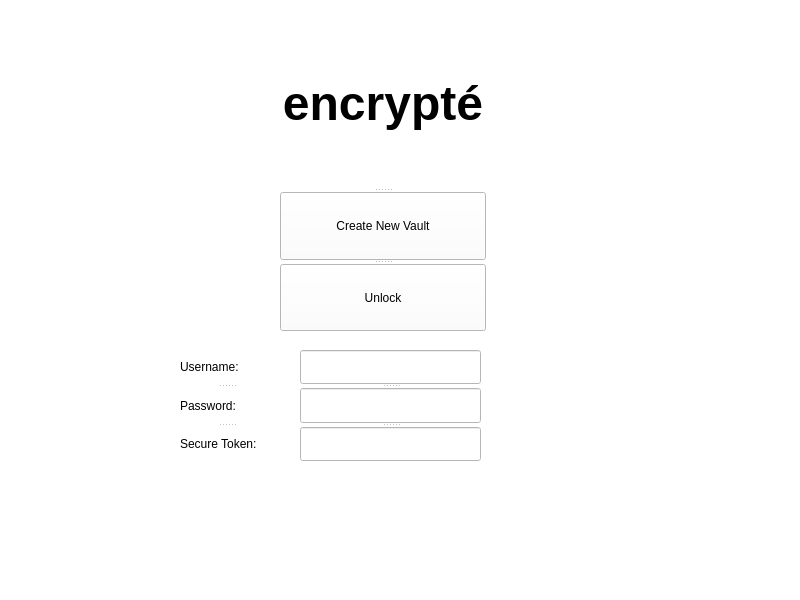
<?xml version="1.0" encoding="UTF-8"?>
<ui version="4.0">
 <class>MainWindow</class>
 <widget class="QMainWindow" name="MainWindow">
  <property name="geometry">
   <rect>
    <x>0</x>
    <y>0</y>
    <width>800</width>
    <height>600</height>
   </rect>
  </property>
  <property name="windowTitle">
   <string>MainWindow</string>
  </property>
  <property name="styleSheet">
   <string notr="true">background-color: rgb(255,255,255)</string>
  </property>
  <widget class="QWidget" name="centralwidget">
   <widget class="QSplitter" name="splitter">
    <property name="geometry">
     <rect>
      <x>180</x>
      <y>350</y>
      <width>93</width>
      <height>111</height>
     </rect>
    </property>
    <property name="orientation">
     <enum>Qt::Vertical</enum>
    </property>
    <widget class="QLabel" name="label">
     <property name="text">
      <string>Username:</string>
     </property>
    </widget>
    <widget class="QLabel" name="label_2">
     <property name="text">
      <string>Password:</string>
     </property>
    </widget>
    <widget class="QLabel" name="label_4">
     <property name="text">
      <string>Secure Token:</string>
     </property>
    </widget>
   </widget>
   <widget class="QSplitter" name="splitter_2">
    <property name="geometry">
     <rect>
      <x>300</x>
      <y>350</y>
      <width>181</width>
      <height>111</height>
     </rect>
    </property>
    <property name="orientation">
     <enum>Qt::Vertical</enum>
    </property>
    <widget class="QLineEdit" name="lineEdit_2"/>
    <widget class="QLineEdit" name="lineEdit"/>
    <widget class="QLineEdit" name="lineEdit_3"/>
   </widget>
   <widget class="QSplitter" name="splitter_3">
    <property name="geometry">
     <rect>
      <x>280</x>
      <y>20</y>
      <width>206</width>
      <height>311</height>
     </rect>
    </property>
    <property name="orientation">
     <enum>Qt::Vertical</enum>
    </property>
    <widget class="QLabel" name="label_3">
     <property name="text">
      <string>&lt;html&gt;&lt;head/&gt;&lt;body&gt;&lt;p align=&quot;center&quot;&gt;&lt;img src=&quot;:/images/resources/lock_100.png&quot;/&gt;&lt;/p&gt;&lt;p align=&quot;center&quot;&gt;&lt;span style=&quot; font-size:36pt; font-weight:600;&quot;&gt;encrypté&lt;/span&gt;&lt;/p&gt;&lt;/body&gt;&lt;/html&gt;</string>
     </property>
     <property name="textFormat">
      <enum>Qt::RichText</enum>
     </property>
    </widget>
    <widget class="QPushButton" name="register_button">
     <property name="text">
      <string>Create New Vault</string>
     </property>
    </widget>
    <widget class="QPushButton" name="login_button">
     <property name="text">
      <string>Unlock</string>
     </property>
    </widget>
   </widget>
  </widget>
  <widget class="QStatusBar" name="statusbar"/>
 </widget>
 <resources>
  <include location="images.qrc"/>
 </resources>
 <connections/>
</ui>
